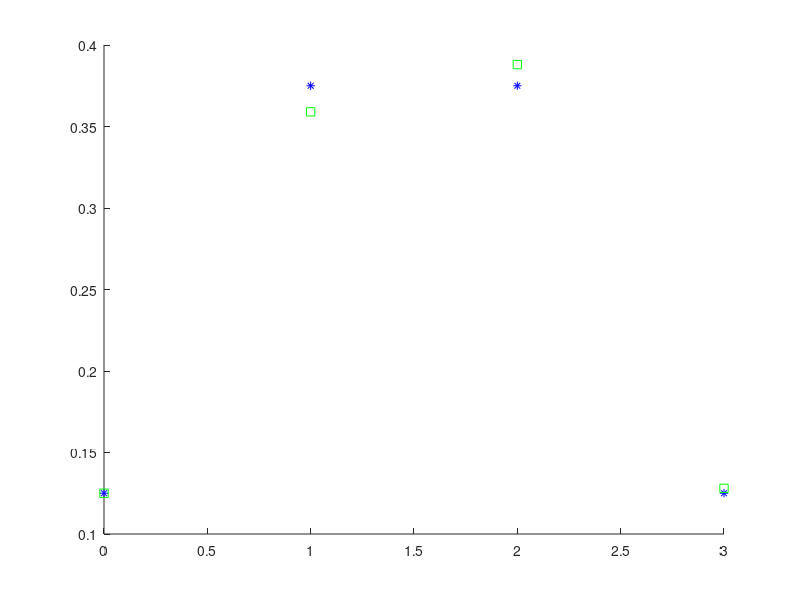
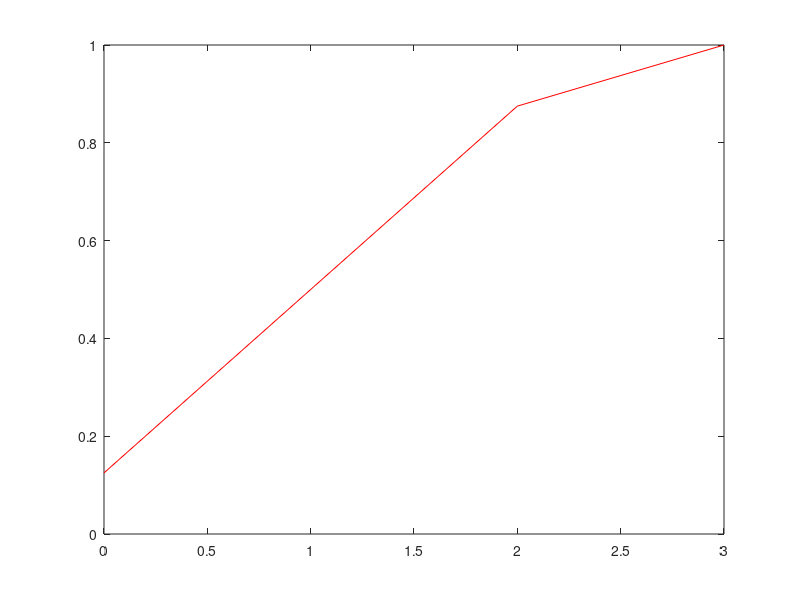

Recreate these plots in MATLAB, in order.
close all
n = 3;
p = 0.5;
k = 0:n;
y = pdf('bino', k, n, p)
f = cdf('bino', k, n, p)
figure(1)
hold on
plot(k, y, 'b*')
figure(2)
plot(k, f, 'r')

c1 = pdf('bino', 0, n, p)
c2 = 1 - pdf('bino', 1, n, p)
d1 = cdf('bino', 2, n, p)
d2 = cdf('bino', 1, n, p)
e1 = 1 - cdf('bino', 0, n, p)
e2 = 1 - cdf('bino', 1, n, p)

N = 1000;
A = rand(3, N);
x = (A < 0.5);
r = sum(x);
p0 = sum(r == 0)/N;
p1 = sum(r == 1)/N;
p2 = sum(r == 2)/N;
p3 = sum(r == 3)/N;
figure(1)
plot(k, [p0, p1, p2, p3], 'gs')